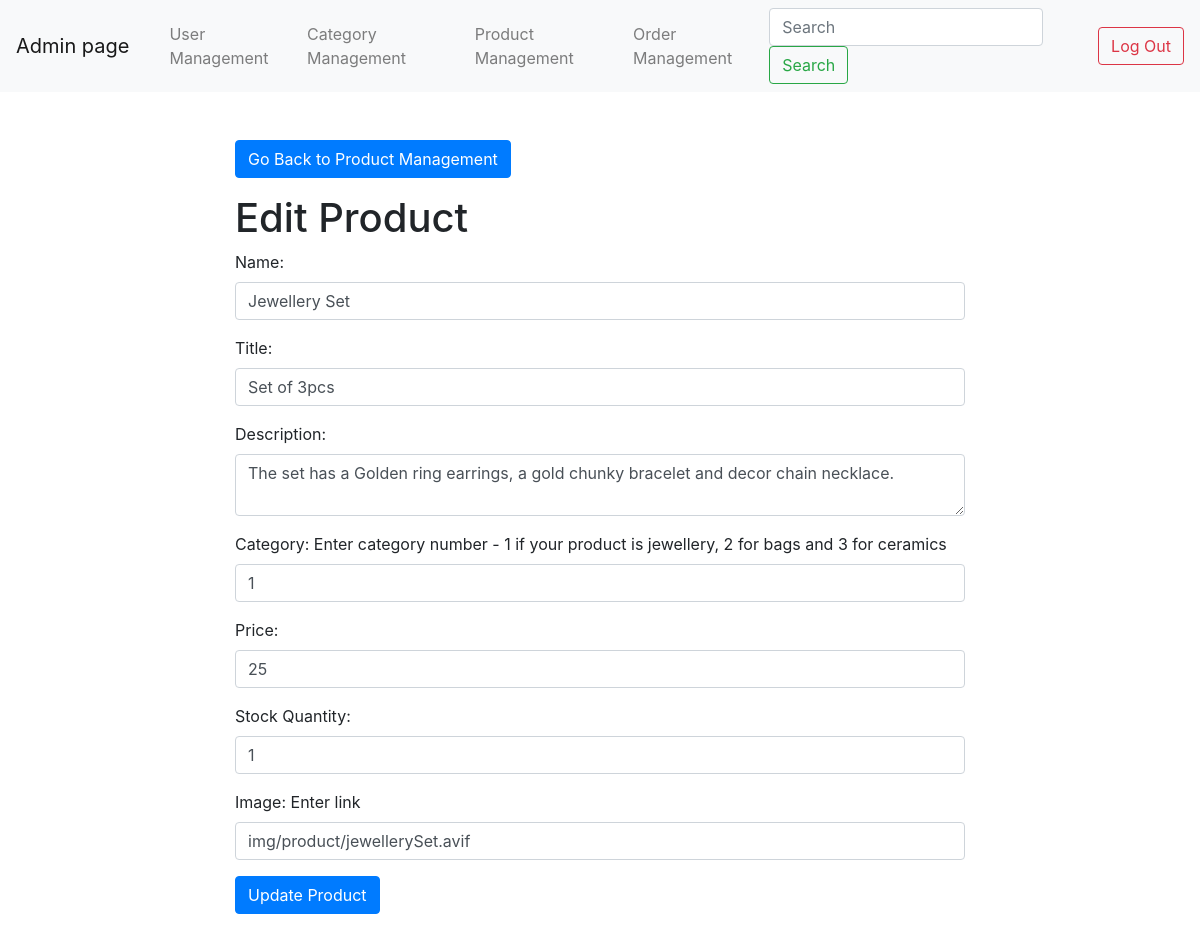
Page /Admin/product-details-management.php?productId=1 on the earlier database version.
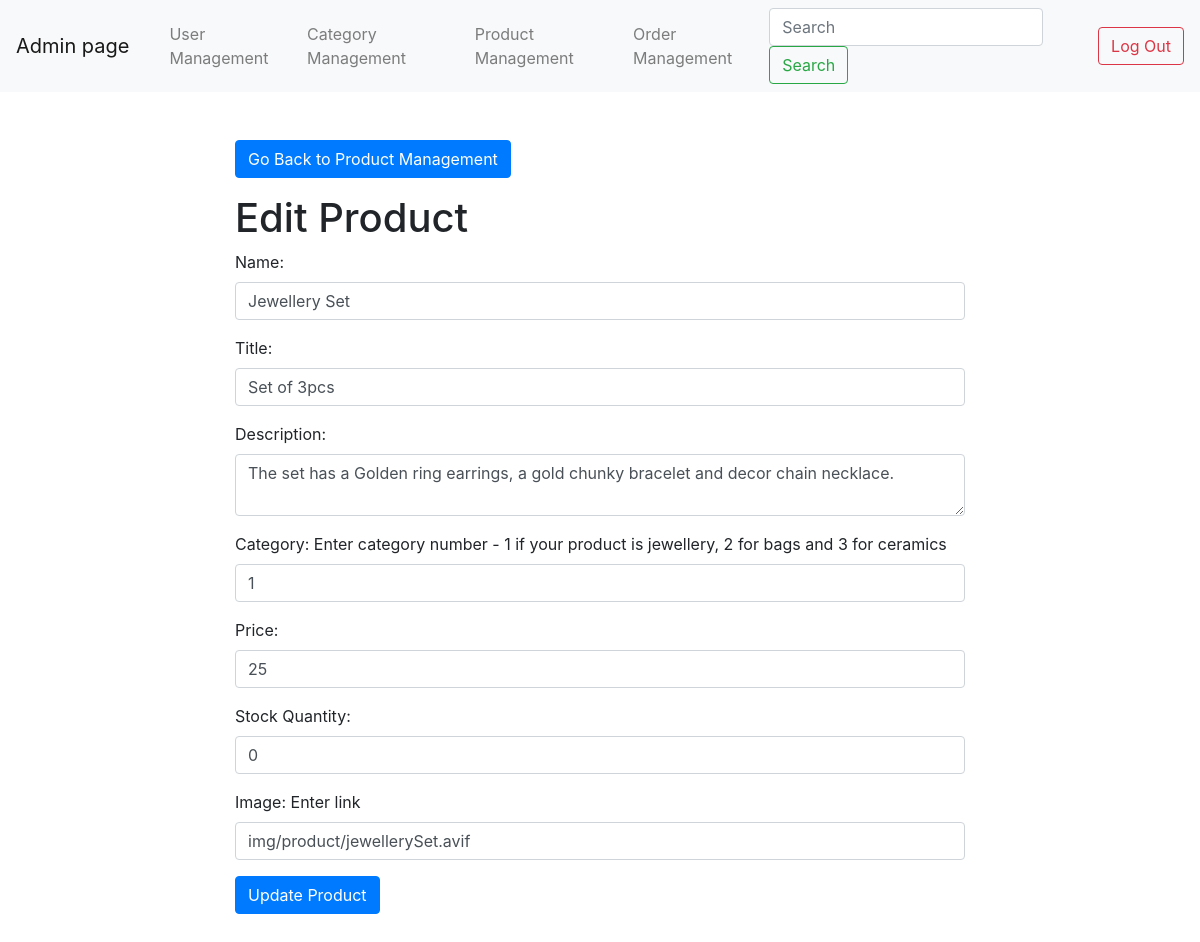
Same page on the later database version.
### tables this page shows
CREATE TABLE `product` (
  `id` int(11) NOT NULL,
  `name` varchar(100) NOT NULL,
  `title` varchar(100) NOT NULL,
  `description` varchar(200) NOT NULL,
  `categoryid` int(11) NOT NULL,
  `price` float NOT NULL,
  `stockQty` int(11) NOT NULL,
  `img` varchar(1024) NOT NULL
);

### Admin/includes/dbfunctions.php (called while the page is built, shortened)
<?php
function GetProductByID($con, $id)
{
    $sql = "SELECT * FROM product WHERE id = '$id'";
    $stmt = mysqli_stmt_init($con);
    if(!mysqli_stmt_prepare($stmt, $sql)) {
        echo "Could not load products";
        exit();
    }
    mysqli_stmt_execute($stmt);
    $result = mysqli_stmt_get_result($stmt);
    if(mysqli_num_rows($result) > 0) {
        return $result->fetch_assoc();
    }
    return false;
}

### Admin/product-details-management.php (the view, shortened to what this page needs)
<?php
require_once 'includes/functions.php';
require_once 'includes/dbfunctions.php';
$product = null;
if(isset($_GET['productId'])) {
    $product = GetProductByID($con, $_GET['productId']);
}
$actionUrl = 'product-management.php';
require_once 'includes/header.php';
require_once 'includes/navbar.php';
?>
<div class="container mt-5">
    <div class="row">
        <div class="col-md-8 offset-md-2">
            <button type="button" class="mb-3 btn btn-primary" onclick="location.href='product-management.php'">Go Back to Product Management</button>
            <h1><?php echo $product ? 'Edit Product' : 'Add New Product'; ?></h1>
            <form action="<?php echo $actionUrl; ?>" method="post" enctype="multipart/form-data">
                <div class="form-group">
                    <label for="name">Name:</label>
                    <input type="text" class="form-control" id="name" name="name" required value="<?php echo $product ? $product['name'] : ''; ?>">
                </div>
                <div class="form-group">
                    <label for="title">Title:</label>
                    <input type="text" class="form-control" id="title" name="title" required value="<?php echo $product ? $product['title'] : ''; ?>">
                </div>
                <div class="form-group">
                    <label for="description">Description:</label>
                    <textarea class="form-control" id="description" name="description" required><?php echo $product ? $product['description'] : ''; ?></textarea>
                </div>
                <div class="form-group">
                    <label for="categoryid">Category: Enter category number - 1 if your product is jewellery, 2 for bags and 3 for ceramics</label>
                    <input type="text" class="form-control" id="categorid" name="categoryid" required value="<?php echo $product ? $product['categoryid'] : ''; ?>">
                </div>
                <div class="form-group">
                    <label for="price">Price:</label>
                    <input type="number" class="form-control" id="price" name="price" step="0.01" required value="<?php echo $product ? $product['price'] : ''; ?>">
                </div>
                <div class="form-group">
                    <label for="stockQty">Stock Quantity:</label>
                    <input type="number" class="form-control" id="stockQty" name="stockQty" required value="<?php echo $product ? $product['stockQty'] : ''; ?>">
                </div>
                <div class="form-group">
                    <label for="img">Image: Enter link</label>
                    <input type="text" class="form-control" id="img" name="img" required value="<?php echo $product ? $product['img'] : ''; ?>">
                </div>
                <button type="submit" class="btn btn-primary mb-5" name="<?php echo $product ? 'update_product' : 'add_product'; ?>">
                Update Product
                </button>
            </form>
        </div>
    </div>
</div>

Differences in the rows shown:
changed product "Jewellery Set": stockQty "1" → "0"
